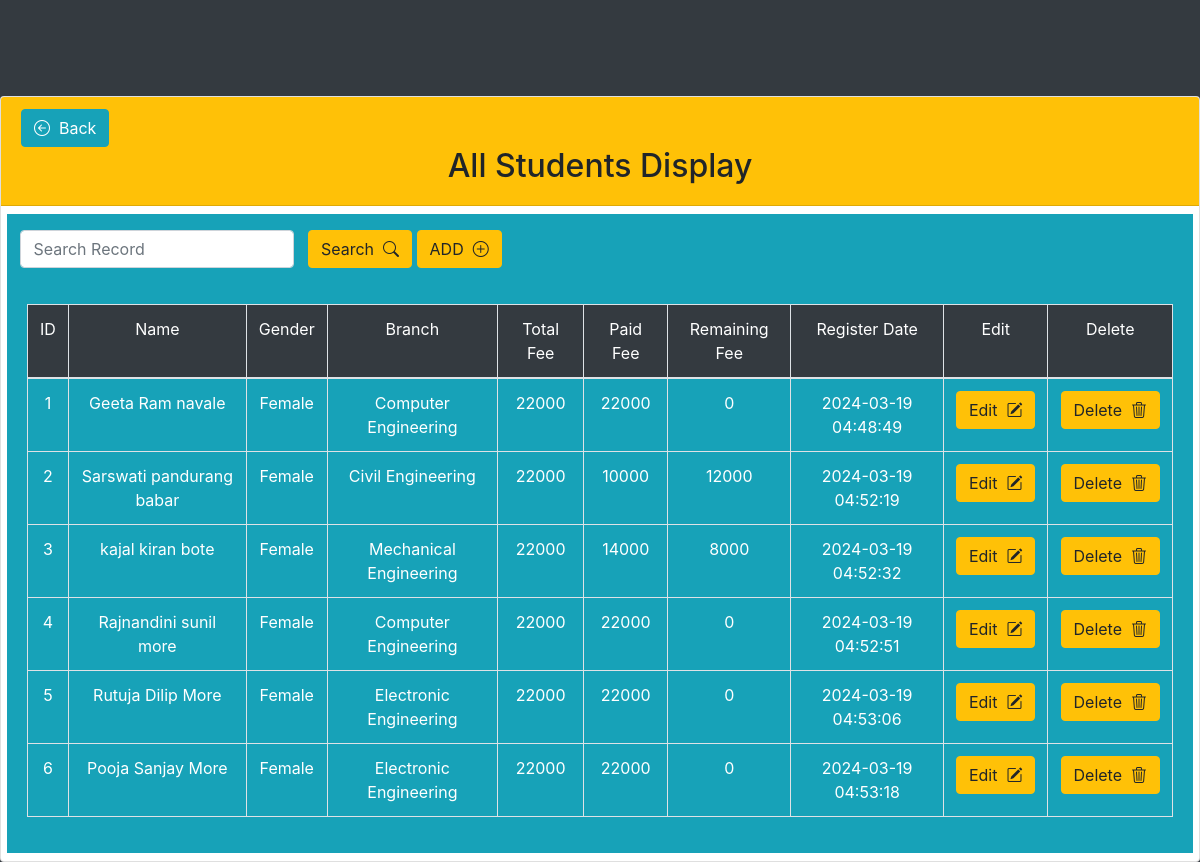
The page /Principal/Hostel/Girls/Girls.php (signed in) on the database its author committed.
### tables this page shows
CREATE TABLE `girls` (
  `id` int(11) NOT NULL,
  `UName` varchar(100) NOT NULL,
  `Gender` text NOT NULL,
  `Branch` text NOT NULL,
  `Totalfee` int(11) NOT NULL,
  `Paidfee` int(11) NOT NULL,
  `Remainingfee` int(11) NOT NULL,
  `Register_Date` timestamp NOT NULL DEFAULT current_timestamp() ON UPDATE current_timestamp()
);

### Principal/Hostel/Girls/Girls.php (the view, shortened to what this page needs)
<!DOCTYPE html>
<html lang="en">
<head>
    <link rel="stylesheet" href="https://cdn.jsdelivr.net/npm/bootstrap-icons@1.11.3/font/bootstrap-icons.min.css">
    <link rel="stylesheet" href="https://cdn.jsdelivr.net/npm/bootstrap@4.4.1/dist/css/bootstrap.min.css"
>
</head>
<body class="bg-dark">
<div>
    <div class="mw-100" alt="Max-width 100%">
        <div class="row mt-5">
          <div class="col">
            <div class="card mt-5">
              <div class="card-header bg-warning">
              <a href="https://deptxpert.com/DeptXPert/Principal/Hostel/Boys/Boys.php" class="btn btn-info profile-button " type="button"><i class="bi bi-arrow-left-circle"></i>&nbsp;&nbsp;Back</a>
                <h2 class="display-6 text-center">All Students Display</h2>
              </div>
              <form action="Search.php" method="post" class="form-inline my-2" alt="Max-width 100%" >
              <div class="mx-auto bg-info" style="width:99%;">&nbsp;&nbsp;
                        <input type="text" class="form-control" name="searchvalue" placeholder="Search Record">&nbsp;&nbsp;
                        <button class="btn btn-warning my-3" type="submit">Search&nbsp;&nbsp;<i class="bi bi-search"></i></button>
                        <a href="data_insert.php"class="btn btn-warning my-3" type="button">ADD&nbsp;&nbsp;<i class="bi bi-plus-circle"></i></a>
                </form>
                <div class="card-body bg-info">
                    <table class="table table-bordered text-center text-white">
                        <tr class="bg-dark text-white">
                            <td>ID</td>
                            <td>Name</td>
                            <td>Gender</td>
                            <td>Branch</td>
                            <td>Total Fee</td>
                            <td>Paid Fee</td>
                            <td>Remaining Fee</td>
                            <td>Register Date</td>
                            <td>Edit</td>
                            <td>Delete</td>
                        </tr>
                        <tbody>
                        <?php
                                include("connection.php");
                                $sql="SELECT * FROM girls ORDER BY id ASC";
                                $result=mysqli_query($con,$sql);
                                if ($result->num_rows > 0) {
                                    while($row = mysqli_fetch_assoc($result))
                                    {
                                    ?>
                                    <tr>
                                    <td><?php echo $row['id']; ?></td>
                                    <td><?php echo $row['UName']; ?></td>
                                    <td><?php echo $row['Gender']; ?></td>
                                    <td><?php echo $row['Branch']; ?></td>
                                    <td><?php echo $row['Totalfee']; ?></td>
                                    <td><?php echo $row['Paidfee']; ?></td>
                                    <td><?php echo $row['Remainingfee']; ?></td>
                                    <td><?php echo $row['Register_Date']; ?></td>
                                    <td><a href="Data_Update.php?id=<?php echo $row['id']; ?>" class="btn btn-warning">Edit&nbsp;&nbsp;<i class="bi bi-pencil-square"></i></a></td>
                                    <td><a href="del.php?id=<?php echo $row['id']; ?>" class="btn btn-warning" onclick="return confirm('Do you want Delete this record ?');">Delete&nbsp;&nbsp;<i class="bi bi-trash3"></i></a></td>
                                    </tr>
                                    <?php
                                    }
                                } else {
                                    ?>
                                    <tr>
                                        <td colspan="18">No files uploaded yet.</td>
                                    </tr>
                                    <?php
                                }
                                ?>
                        </tbody>
                    </table>
                </div>
            </div>
        </div>
    </div>
</div>
</body>
</html>

### rows shown on the page
girls: id "1", UName "Geeta Ram navale", Gender "Female", Branch "Computer Engineering", Totalfee "22000", Paidfee "22000", Remainingfee "0", Register_Date "2024-03-19 04:48:49"
girls: id "2", UName "Sarswati pandurang babar", Gender "Female", Branch "Civil Engineering", Totalfee "22000", Paidfee "10000", Remainingfee "12000", Register_Date "2024-03-19 04:52:19"
girls: id "3", UName "kajal kiran bote", Gender "Female", Branch "Mechanical Engineering", Totalfee "22000", Paidfee "14000", Remainingfee "8000", Register_Date "2024-03-19 04:52:32"
girls: id "4", UName "Rajnandini sunil more", Gender "Female", Branch "Computer Engineering", Totalfee "22000", Paidfee "22000", Remainingfee "0", Register_Date "2024-03-19 04:52:51"
girls: id "5", UName "Rutuja Dilip More", Gender "Female", Branch "Electronic Engineering", Totalfee "22000", Paidfee "22000", Remainingfee "0", Register_Date "2024-03-19 04:53:06"
girls: id "6", UName "Pooja Sanjay More", Gender "Female", Branch "Electronic Engineering", Totalfee "22000", Paidfee "22000", Remainingfee "0", Register_Date "2024-03-19 04:53:18"
